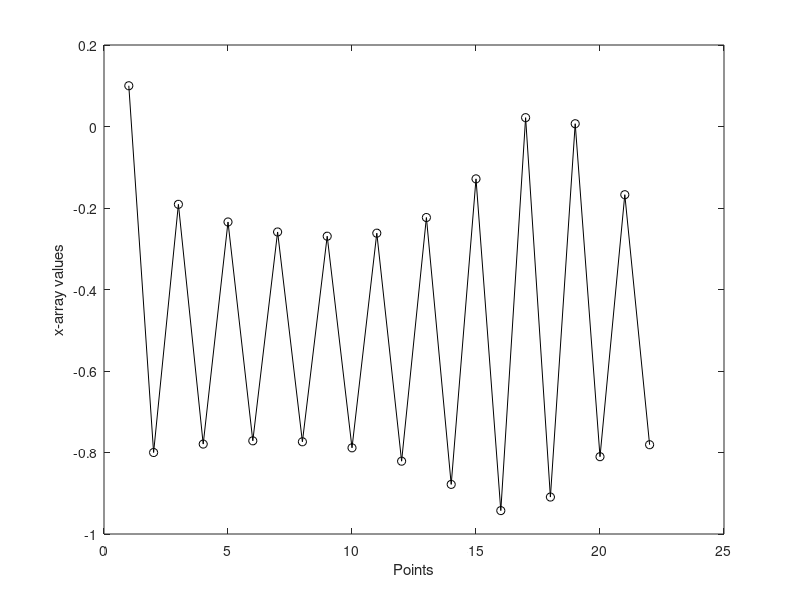
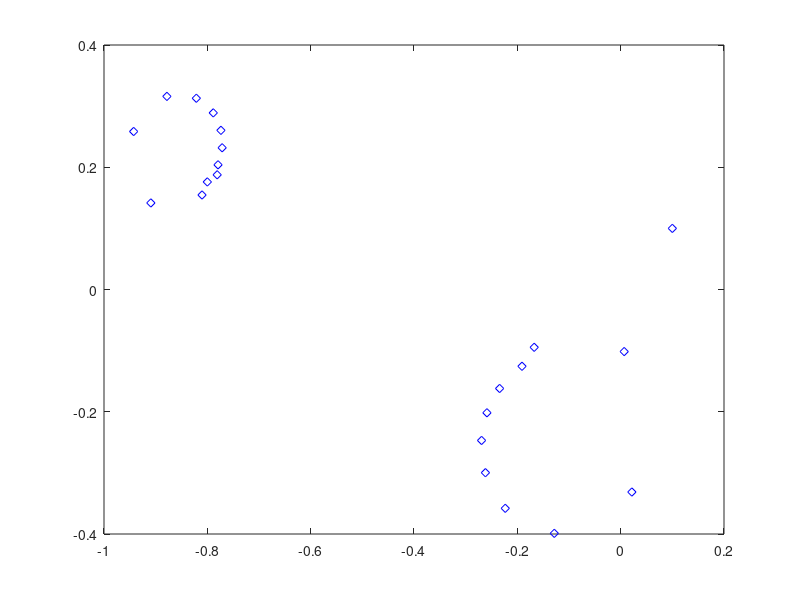
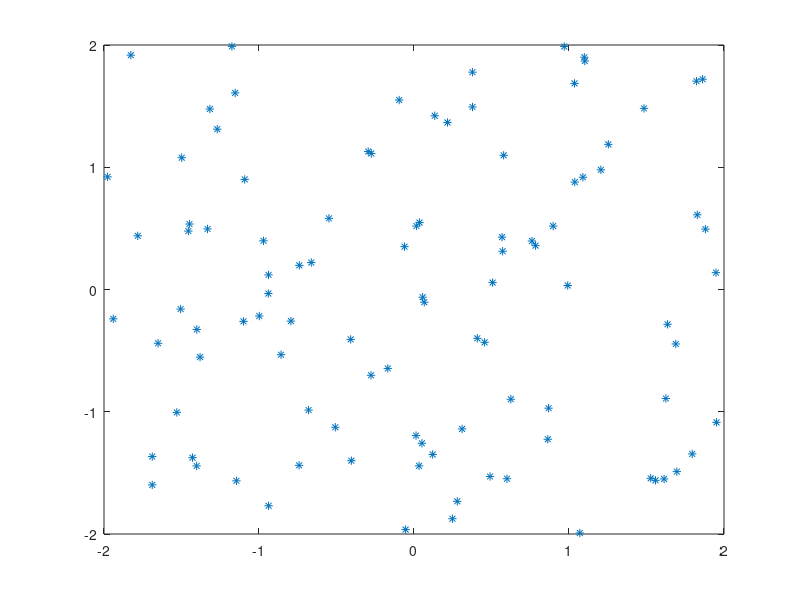
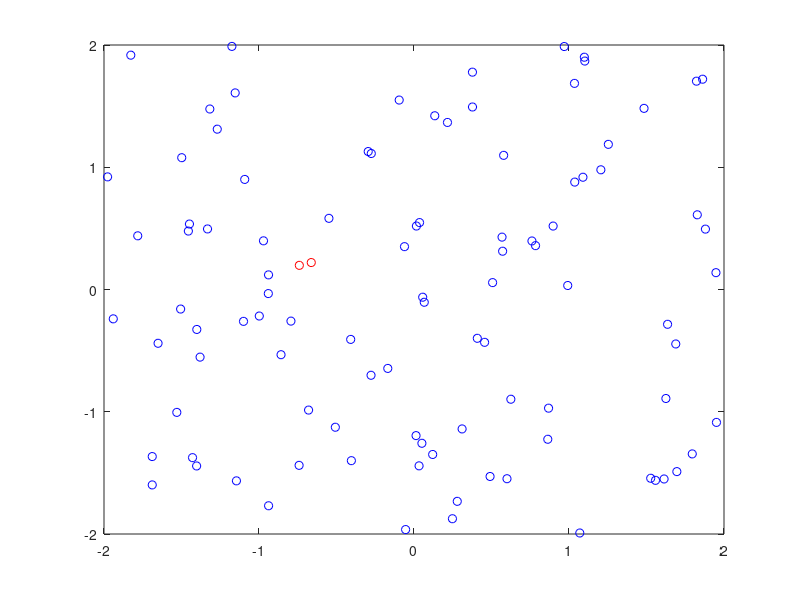

Reproduce these figures in MATLAB, in order.
% Parameters
c = -0.8;
d = 0.156;
low_limit = -2;
high_limit = 2;

nMax = 22; % max number of days to simulate

x = zeros(1,nMax); % first array
y = zeros(1,nMax); % second array
x(1) = 0.1; % initial condition for x
y(1) = 0.1; % initial condition for y

for n=2:nMax
    
    x(n) = x(n-1)^2 - y(n-1)^2 + c;
    y(n) = 2*x(n-1)*y(n-1) + d;
    
end % finished loop until nMax

% random number array generator

xStart = low_limit + (high_limit-low_limit).*rand(1,100);
yStart = low_limit + (high_limit-low_limit).*rand(1,100);

% test random number pairs

outside_box_array = zeros(1,100);

for j=1:length(xStart)
    
    x_rand = zeros(1,nMax);
    y_rand = zeros(1,nMax);
    
    x_rand(1) = xStart(j); % initial condition for x
    y_rand(1) = yStart(j); % initial condition for y
    
    outside_box_flag = 0;

    for n=2:nMax

        x_rand(n) = x_rand(n-1)^2 - y_rand(n-1)^2 + c;
        y_rand(n) = 2*x_rand(n-1)*y_rand(n-1) + d;

    end % finished loop until nMax
    
    if x_rand(nMax) < low_limit
        outside_box_flag = 1;
    elseif y_rand(nMax) < low_limit
        outside_box_flag = 1;
    elseif x_rand(nMax) > high_limit
        outside_box_flag = 1;
    elseif y_rand(nMax) > high_limit
        outside_box_flag = 1;
    end
    
    outside_box_array(j) = outside_box_flag;
    
    
end % finished loop for every pair (xStart,yStart)


% THE MODEL ^
% ------------------------------------------
% THE BEHAVIOR / THE OUTPUT ? 

figure(1); 
plot(x,'-ok');
ylabel('x-array values')
xlabel('Points')

figure(2)
plot(x,y,'db')

figure(3)
plot(xStart,yStart,'*')

figure(4)
for j=1:length(outside_box_array)
    
    if outside_box_array(j) == 0
        plot(xStart(j),yStart(j),'ob')
    else
        plot(xStart(j),yStart(j),'or')
    end
    
    hold on
    
end


